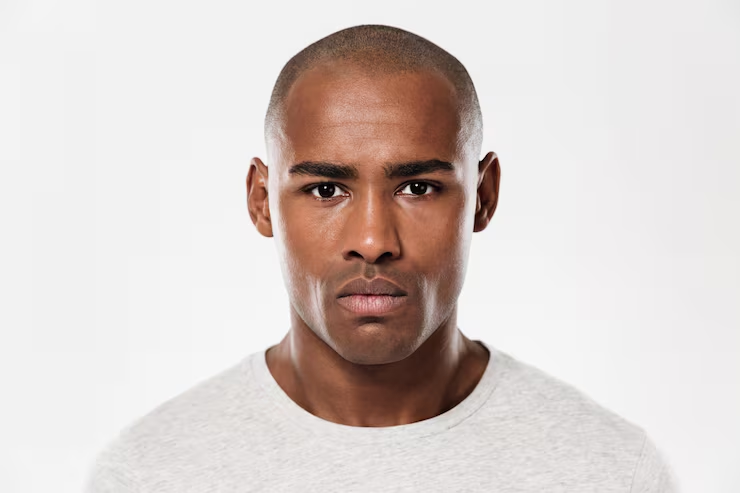
#> input picture CW_lesson_14/images/img.png, 740 x 493 px; its folder holds only this picture in this run
$ python filter_people.py
#> lines starting #> are read from the running program, lines starting #| are printed output that depends on the picture; after the words box and inside, x2 and y2 are one past the last pixel; in counts of white or black regions, pixels touching at a corner belong together
import cv2
import numpy as np
import os
import shutil
PROJECT_DIR = os.path.dirname(__file__)

MODELS_DIR = os.path.join(PROJECT_DIR, 'models')
IMAGES_DIR = os.path.join(PROJECT_DIR, 'images')
OUT_DIR = os.path.join(PROJECT_DIR, 'out')
PEOPLE_DIR = os.path.join(OUT_DIR, 'people')
NO_PEOPLE_DIR = os.path.join(OUT_DIR, 'no_people')

os.makedirs(OUT_DIR, exist_ok=True)
os.makedirs(PEOPLE_DIR, exist_ok=True)
os.makedirs(NO_PEOPLE_DIR, exist_ok=True)

cascade_path = os.path.join(MODELS_DIR, 'haarcascade_frontalface_default (1).xml')
face_cascade = cv2.CascadeClassifier(cascade_path)

if face_cascade.empty():
    print('No face detected')
    exit()
def detect_faces(image):
    gray = cv2.cvtColor(image, cv2.COLOR_BGR2GRAY)
    faces = face_cascade.detectMultiScale(gray, 1.1, 5, minSize=(50, 50))
    return faces

allowed_ext = ['.jpg', '.jpeg', '.png', '.bmp']
filies = os.listdir(IMAGES_DIR)
count_people = 0
count_no_people = 0
for filename in filies:
    for ext in allowed_ext:
        if filename.lower().endswith(ext):
            continue

    in_path = os.path.join(IMAGES_DIR, filename)

    img = cv2.imread(in_path)
#> img is the input picture: shape (493, 740, 3); mean B, G, R 203.6, 207.2, 217.4

    if img is None:
        print("Image not found", filename)
        continue
    faces = detect_faces(img)
#> in detect_faces, `gray = cv2.cvtColor(image, cv2.COLOR_BGR2GRAY)`:
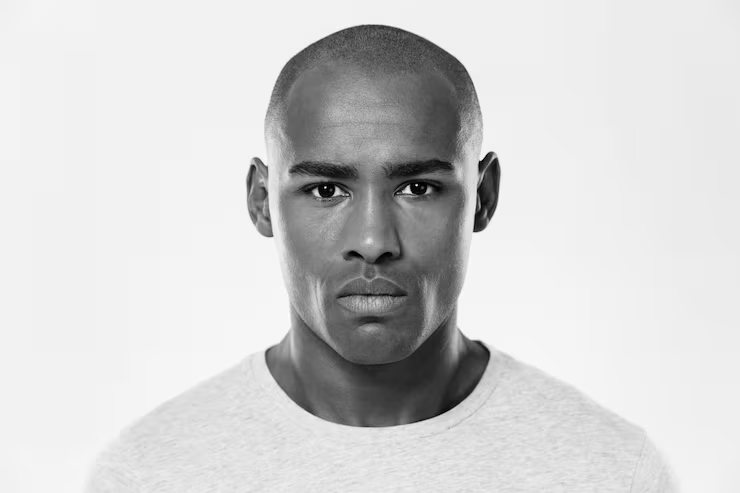
#> gray: shape (493, 740); min 0, max 254, mean 209.9
#> in detect_faces, `faces = face_cascade.detectMultiScale(gray, 1.1, 5, minSize=(50, 50))`: faces = [[252, 92, 243, 243]]
#> faces = [[252, 92, 243, 243]]

    if len(faces) > 0:
        out_path = os.path.join(PEOPLE_DIR, filename)
        shutil.copyfile(in_path, out_path)
        count_people += 1

        boxed = img.copy()

        for (x,y,w,h) in faces:
            cv2.rectangle(img, (x, y), (x + w, y + h), (255, 0, 0), 2)
#> this loop made 1 pass
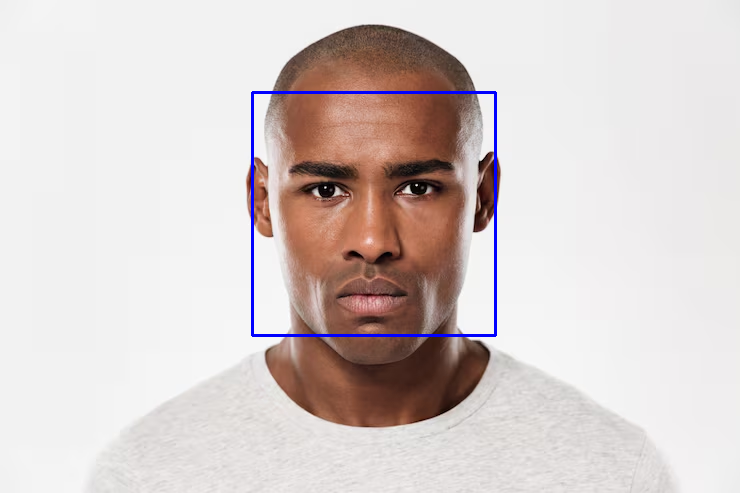
#> img: shape (493, 740, 3); 0.8% of pixels changed, all inside (x1, y1, x2, y2) = (251, 91, 497, 337)

        boxed_path = os.path.join(OUT_DIR,"boxed_" + filename)
        cv2.imwrite(boxed_path, img)
    else:
        out_path = os.path.join(NO_PEOPLE_DIR, filename)
        shutil.copyfile(in_path, out_path)
        count_no_people += 1
print("People detected: ", count_people)
print("No people detected: ", count_no_people)
